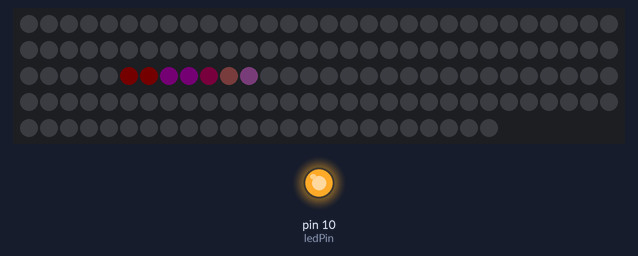
Bench run of a sketch on a simulated Arduino Uno, built with avr-gcc and run on an emulated ATmega328P. Parts: 144 RGB LEDs in strip order, left to right, continuing on the next row, output pins drawn as LEDs (lit = HIGH). Dim RGB values are drawn brighter than linear.

Above: at 35.2 s.
Timing chart, 0 to 40.0 s (numbered marks = the images above):
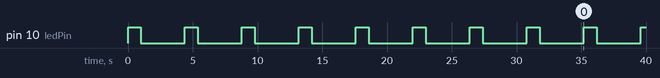

Measured:
- by itself, pin 10 (ledPin): alternates HIGH for 1.0 s and LOW for 3.4 s

The sketch:

rgb_light_shift_demo.ino
```cpp
#include <FastLED.h>
#define NUM_LEDS 144
CRGBArray<NUM_LEDS> leds;
int ledPin = 10;                 // LED connected to digital pin 13

void setup()
{
  pinMode(ledPin, OUTPUT);      // sets the digital pin as output
  FastLED.addLeds<NEOPIXEL,6>(leds, NUM_LEDS);
}

void loop()
{
  digitalWrite(ledPin, HIGH);   // sets the LED on
  delay(1000);                  // waits for a second
  digitalWrite(ledPin, LOW);    // sets the LED off
  delay(1000);                  // waits for a second

  static uint8_t hue;
  for(int i = 0; i < NUM_LEDS/2; i++) {
    // fade everything out
    leds.fadeToBlackBy(40);

    // let's set an led value
    //leds[i] = CHSV(hue++,255,255);
    leds[i]=CRGB::HotPink;
    FastLED.setBrightness(2);
    //fill_solid( &(leds[i]), 1 /*number of leds*/, CRGB( 255, 68, 221) );
    // now, let's first 20 leds to the top 20 leds,
    //leds(NUM_LEDS/2,NUM_LEDS-1) = leds(NUM_LEDS/2 - 1 ,0);
    FastLED.delay(33);
  }
}
```
